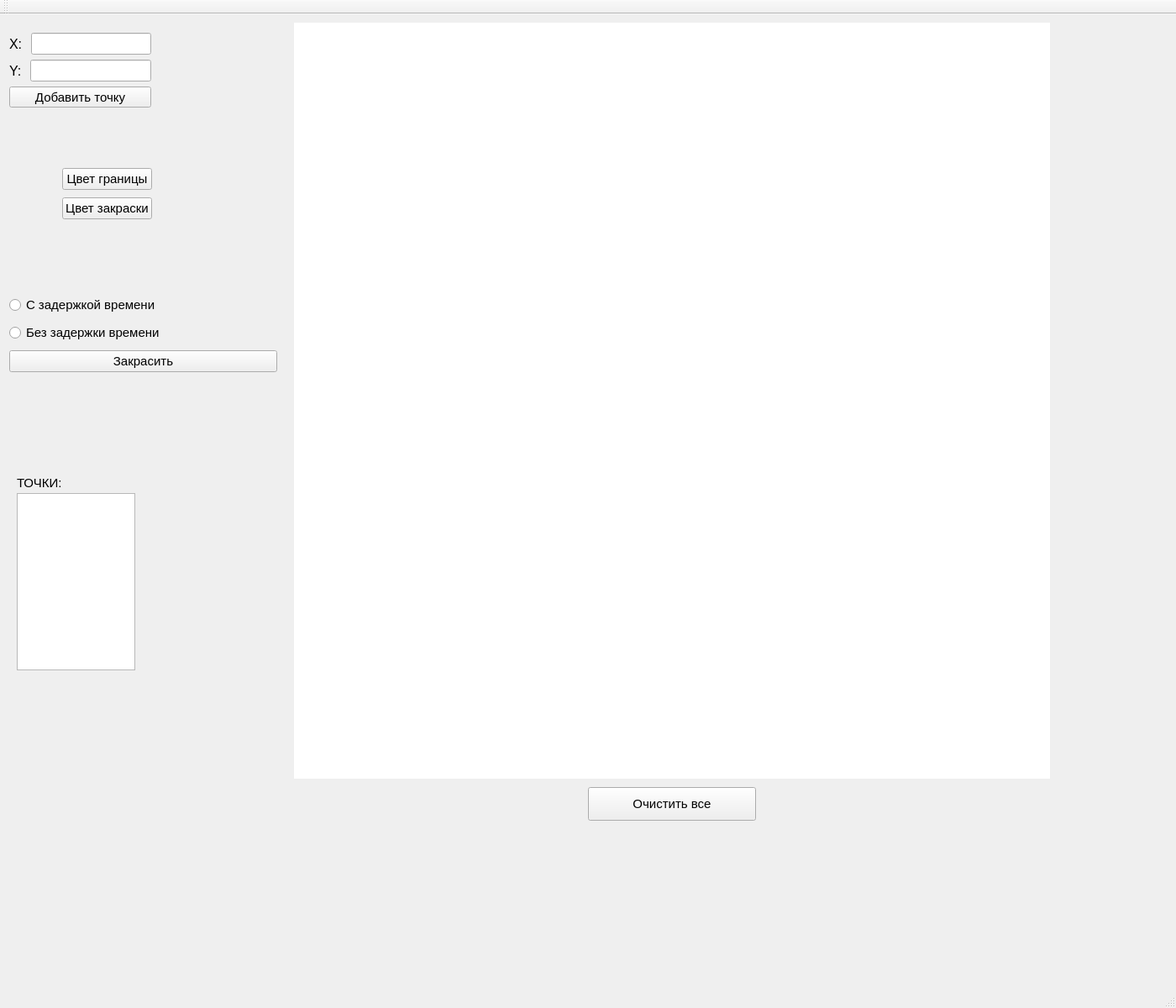
<?xml version="1.0" encoding="UTF-8"?>
<ui version="4.0">
 <class>MainWindow</class>
 <widget class="QMainWindow" name="MainWindow">
  <property name="geometry">
   <rect>
    <x>0</x>
    <y>0</y>
    <width>1400</width>
    <height>1200</height>
   </rect>
  </property>
  <property name="windowTitle">
   <string>MainWindow</string>
  </property>
  <widget class="QWidget" name="centralWidget">
   <widget class="QLabel" name="draw_label">
    <property name="geometry">
     <rect>
      <x>350</x>
      <y>10</y>
      <width>900</width>
      <height>900</height>
     </rect>
    </property>
    <property name="autoFillBackground">
     <bool>false</bool>
    </property>
    <property name="styleSheet">
     <string notr="true">background-color: rgb(255, 255, 255);</string>
    </property>
    <property name="text">
     <string/>
    </property>
   </widget>
   <widget class="QPushButton" name="pushButton_clean">
    <property name="geometry">
     <rect>
      <x>700</x>
      <y>920</y>
      <width>200</width>
      <height>40</height>
     </rect>
    </property>
    <property name="font">
     <font>
      <family>Arial</family>
      <pointsize>11</pointsize>
     </font>
    </property>
    <property name="text">
     <string>Очистить все</string>
    </property>
   </widget>
   <widget class="QWidget" name="layoutWidget">
    <property name="geometry">
     <rect>
      <x>0</x>
      <y>11</y>
      <width>191</width>
      <height>111</height>
     </rect>
    </property>
    <layout class="QVBoxLayout" name="verticalLayout">
     <item>
      <layout class="QHBoxLayout" name="horizontalLayout">
       <item>
        <widget class="QLabel" name="label">
         <property name="font">
          <font>
           <family>Arial</family>
           <pointsize>12</pointsize>
          </font>
         </property>
         <property name="text">
          <string>X: </string>
         </property>
        </widget>
       </item>
       <item>
        <widget class="QLineEdit" name="lineEdit_x">
         <property name="font">
          <font>
           <family>Arial</family>
           <pointsize>11</pointsize>
          </font>
         </property>
        </widget>
       </item>
      </layout>
     </item>
     <item>
      <layout class="QHBoxLayout" name="horizontalLayout_2">
       <item>
        <widget class="QLabel" name="label_2">
         <property name="font">
          <font>
           <family>Arial</family>
           <pointsize>12</pointsize>
          </font>
         </property>
         <property name="text">
          <string>Y: </string>
         </property>
        </widget>
       </item>
       <item>
        <widget class="QLineEdit" name="lineEdit_y">
         <property name="font">
          <font>
           <family>Arial</family>
           <pointsize>11</pointsize>
          </font>
         </property>
        </widget>
       </item>
      </layout>
     </item>
     <item>
      <widget class="QPushButton" name="pushButton_add">
       <property name="font">
        <font>
         <family>Arial</family>
         <pointsize>11</pointsize>
        </font>
       </property>
       <property name="text">
        <string>Добавить точку</string>
       </property>
      </widget>
     </item>
    </layout>
   </widget>
   <widget class="QWidget" name="layoutWidget">
    <property name="geometry">
     <rect>
      <x>1</x>
      <y>169</y>
      <width>191</width>
      <height>91</height>
     </rect>
    </property>
    <layout class="QGridLayout" name="gridLayout">
     <item row="0" column="0">
      <widget class="QLabel" name="border_color">
       <property name="text">
        <string/>
       </property>
      </widget>
     </item>
     <item row="0" column="1">
      <widget class="QPushButton" name="pushButton_border">
       <property name="font">
        <font>
         <family>Arial</family>
         <pointsize>11</pointsize>
        </font>
       </property>
       <property name="text">
        <string>Цвет границы</string>
       </property>
      </widget>
     </item>
     <item row="1" column="0">
      <widget class="QLabel" name="fill_color">
       <property name="text">
        <string/>
       </property>
      </widget>
     </item>
     <item row="1" column="1">
      <widget class="QPushButton" name="pushButton_fill">
       <property name="font">
        <font>
         <family>Arial</family>
         <pointsize>11</pointsize>
        </font>
       </property>
       <property name="text">
        <string>Цвет закраски</string>
       </property>
      </widget>
     </item>
    </layout>
   </widget>
   <widget class="QWidget" name="layoutWidget">
    <property name="geometry">
     <rect>
      <x>0</x>
      <y>320</y>
      <width>341</width>
      <height>121</height>
     </rect>
    </property>
    <layout class="QVBoxLayout" name="verticalLayout_2">
     <item>
      <widget class="QRadioButton" name="radioButton_slow">
       <property name="font">
        <font>
         <family>Arial</family>
         <pointsize>11</pointsize>
        </font>
       </property>
       <property name="text">
        <string>С задержкой времени</string>
       </property>
      </widget>
     </item>
     <item>
      <widget class="QRadioButton" name="radioButton_fast">
       <property name="font">
        <font>
         <family>Arial</family>
         <pointsize>11</pointsize>
        </font>
       </property>
       <property name="text">
        <string>Без задержки времени</string>
       </property>
      </widget>
     </item>
     <item>
      <widget class="QPushButton" name="pushButton">
       <property name="font">
        <font>
         <family>Arial</family>
         <pointsize>11</pointsize>
        </font>
       </property>
       <property name="text">
        <string>Закрасить</string>
       </property>
      </widget>
     </item>
    </layout>
   </widget>
   <widget class="QTextEdit" name="textEdit">
    <property name="geometry">
     <rect>
      <x>20</x>
      <y>570</y>
      <width>141</width>
      <height>211</height>
     </rect>
    </property>
   </widget>
   <widget class="QLabel" name="label_3">
    <property name="geometry">
     <rect>
      <x>20</x>
      <y>550</y>
      <width>81</width>
      <height>16</height>
     </rect>
    </property>
    <property name="font">
     <font>
      <family>Arial</family>
      <pointsize>11</pointsize>
     </font>
    </property>
    <property name="text">
     <string>ТОЧКИ:</string>
    </property>
   </widget>
  </widget>
  <widget class="QMenuBar" name="menuBar">
   <property name="geometry">
    <rect>
     <x>0</x>
     <y>0</y>
     <width>1400</width>
     <height>17</height>
    </rect>
   </property>
  </widget>
  <widget class="QToolBar" name="mainToolBar">
   <attribute name="toolBarArea">
    <enum>TopToolBarArea</enum>
   </attribute>
   <attribute name="toolBarBreak">
    <bool>false</bool>
   </attribute>
  </widget>
  <widget class="QStatusBar" name="statusBar"/>
 </widget>
 <layoutdefault spacing="6" margin="11"/>
 <resources/>
 <connections/>
</ui>
